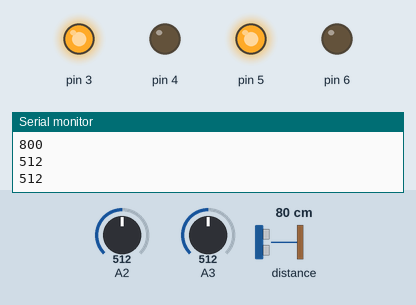
The sketch below on a simulated Arduino Uno, built with avr-gcc and run on an emulated ATmega328P. Parts: output pins drawn as LEDs (lit = HIGH), the last lines printed to the serial monitor. The inputs (shaded band) are chosen by the test bench; at power-on: distance to the obstacle 80 cm, A2 = 512, A3 = 512.

Above: at 4.2 s.
4.3 s: distance to the obstacle set to 6 cm
5.8 s: distance to the obstacle set to 3 cm
At 6.2 s:
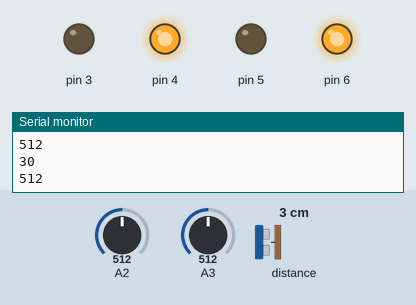
7.3 s: distance to the obstacle set to 9 cm
At 8.2 s:
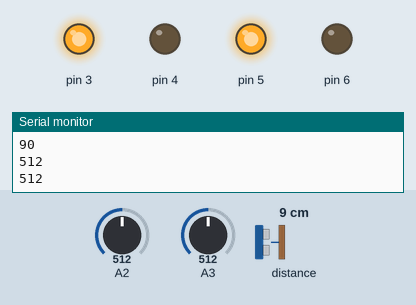
8.8 s: A2 set to 488
At 9.4 s:
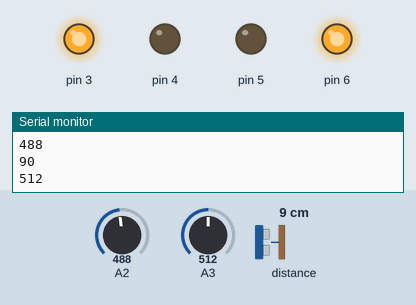
10.3 s: A2 set to 510
At 11.4 s:
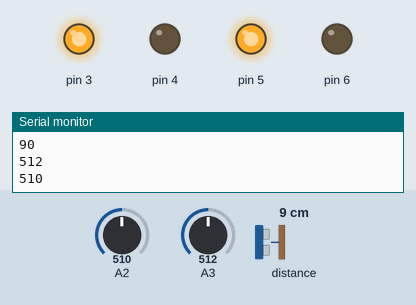
11.8 s: A3 set to 487
At 12.2 s:
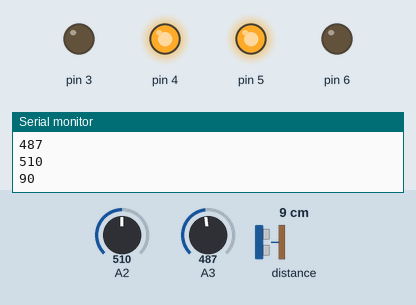
Timing chart, 0 to 14.3 s (numbered marks = the images above; inputs shaded):
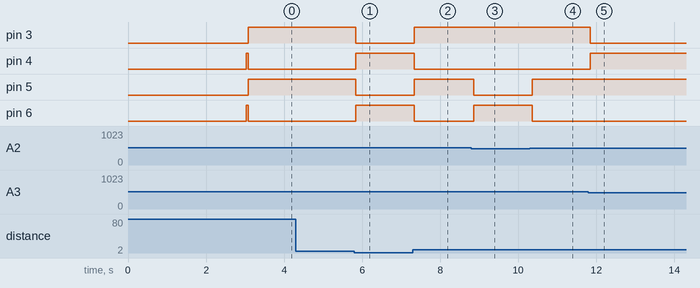

The sketch:

moter_controll_2.ino
```cpp
int x;
int y;
int b;
#include "Adafruit_VL53L0X.h"
Adafruit_VL53L0X lox = Adafruit_VL53L0X();
void setup() {
  delay(3000);
  pinMode(3, OUTPUT);
  pinMode(4, OUTPUT);
  pinMode(5, OUTPUT);
  pinMode(6, OUTPUT);
  Serial.begin(9600);
  while (! Serial) {
    delay(1);
  }
  lox.begin();
}
void loop() {
  VL53L0X_RangingMeasurementData_t measure;
  lox.rangingTest(&measure, false);
  b = measure.RangeMilliMeter;
  if ((x < 500)||(b < 50)) {
    digitalWrite(3, LOW);
    digitalWrite(4, HIGH);
  } else {
    digitalWrite(3, HIGH);
    digitalWrite(4, LOW);
  }
  if ((y < 500)||(b < 50)) {
    digitalWrite(5, LOW);
    digitalWrite(6, HIGH);
  } else {
    digitalWrite(5, HIGH);
    digitalWrite(6, LOW);
  }
  x = analogRead(3);
  y = analogRead(2);
  Serial.println(b);
  Serial.println(x);
  Serial.println(y);
  delay(10);
}
```

Measured:
- the behaviour switches between 5 and 4 cm on distance to the obstacle (found by bisection; images 0 and 1)
- the behaviour switches between 500 and 499 on A2 (found by bisection; images 2 and 3)
- the behaviour switches between 500 and 499 on A3 (found by bisection; images 4 and 5)
- after the input at 5.8 s, pin 3, pin 5: HIGH → LOW at once; pin 4, pin 6: LOW → HIGH at once
- after the input at 7.3 s, pin 3, pin 5: LOW → HIGH at once; pin 4, pin 6: HIGH → LOW at once
- after the input at 8.8 s, pin 5: HIGH → LOW after 0.06 s; pin 6: LOW → HIGH after 0.06 s
- after the input at 10.3 s, pin 5: LOW → HIGH after 0.05 s; pin 6: HIGH → LOW after 0.05 s
- after the input at 11.8 s, pin 3: HIGH → LOW after 0.05 s; pin 4: LOW → HIGH after 0.05 s
